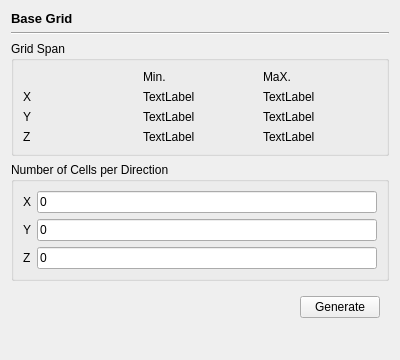
<?xml version="1.0" encoding="UTF-8"?>
<ui version="4.0">
 <class>BaseGridPage</class>
 <widget class="QWidget" name="BaseGridPage">
  <property name="geometry">
   <rect>
    <x>0</x>
    <y>0</y>
    <width>400</width>
    <height>360</height>
   </rect>
  </property>
  <property name="windowTitle">
   <string>Form</string>
  </property>
  <layout class="QVBoxLayout" name="verticalLayout">
   <item>
    <widget class="QLabel" name="label">
     <property name="font">
      <font>
       <pointsize>10</pointsize>
       <bold>true</bold>
      </font>
     </property>
     <property name="text">
      <string>Base Grid</string>
     </property>
    </widget>
   </item>
   <item>
    <widget class="Line" name="line">
     <property name="orientation">
      <enum>Qt::Horizontal</enum>
     </property>
    </widget>
   </item>
   <item>
    <widget class="QGroupBox" name="groupBox">
     <property name="title">
      <string>Grid Span</string>
     </property>
     <layout class="QGridLayout" name="gridLayout">
      <item row="1" column="0">
       <widget class="QLabel" name="label_7">
        <property name="text">
         <string>X</string>
        </property>
       </widget>
      </item>
      <item row="3" column="0">
       <widget class="QLabel" name="label_9">
        <property name="text">
         <string>Z</string>
        </property>
       </widget>
      </item>
      <item row="0" column="2">
       <widget class="QLabel" name="label_4">
        <property name="text">
         <string>MaX.</string>
        </property>
       </widget>
      </item>
      <item row="0" column="1">
       <widget class="QLabel" name="label_2">
        <property name="text">
         <string>Min.</string>
        </property>
       </widget>
      </item>
      <item row="2" column="0">
       <widget class="QLabel" name="label_8">
        <property name="text">
         <string>Y</string>
        </property>
       </widget>
      </item>
      <item row="1" column="1">
       <widget class="QLabel" name="xMin">
        <property name="text">
         <string>TextLabel</string>
        </property>
       </widget>
      </item>
      <item row="1" column="2">
       <widget class="QLabel" name="xMax">
        <property name="text">
         <string>TextLabel</string>
        </property>
       </widget>
      </item>
      <item row="2" column="1">
       <widget class="QLabel" name="yMin">
        <property name="text">
         <string>TextLabel</string>
        </property>
       </widget>
      </item>
      <item row="2" column="2">
       <widget class="QLabel" name="yMax">
        <property name="text">
         <string>TextLabel</string>
        </property>
       </widget>
      </item>
      <item row="3" column="1">
       <widget class="QLabel" name="zMin">
        <property name="text">
         <string>TextLabel</string>
        </property>
       </widget>
      </item>
      <item row="3" column="2">
       <widget class="QLabel" name="zMax">
        <property name="text">
         <string>TextLabel</string>
        </property>
       </widget>
      </item>
     </layout>
    </widget>
   </item>
   <item>
    <widget class="QGroupBox" name="groupBox_2">
     <property name="title">
      <string>Number of Cells per Direction</string>
     </property>
     <layout class="QFormLayout" name="formLayout">
      <item row="0" column="0">
       <widget class="QLabel" name="label_12">
        <property name="text">
         <string>X</string>
        </property>
       </widget>
      </item>
      <item row="0" column="1">
       <widget class="QLineEdit" name="numCellsX">
        <property name="text">
         <string>0</string>
        </property>
       </widget>
      </item>
      <item row="1" column="0">
       <widget class="QLabel" name="label_10">
        <property name="text">
         <string>Y</string>
        </property>
       </widget>
      </item>
      <item row="1" column="1">
       <widget class="QLineEdit" name="numCellsY">
        <property name="text">
         <string>0</string>
        </property>
       </widget>
      </item>
      <item row="2" column="0">
       <widget class="QLabel" name="label_11">
        <property name="text">
         <string>Z</string>
        </property>
       </widget>
      </item>
      <item row="2" column="1">
       <widget class="QLineEdit" name="numCellsZ">
        <property name="text">
         <string>0</string>
        </property>
       </widget>
      </item>
     </layout>
    </widget>
   </item>
   <item>
    <widget class="QWidget" name="widget" native="true">
     <layout class="QHBoxLayout" name="horizontalLayout">
      <item>
       <spacer name="horizontalSpacer">
        <property name="orientation">
         <enum>Qt::Horizontal</enum>
        </property>
        <property name="sizeHint" stdset="0">
         <size>
          <width>40</width>
          <height>20</height>
         </size>
        </property>
       </spacer>
      </item>
      <item>
       <widget class="QPushButton" name="generate">
        <property name="text">
         <string>Generate</string>
        </property>
       </widget>
      </item>
     </layout>
    </widget>
   </item>
   <item>
    <spacer name="verticalSpacer">
     <property name="orientation">
      <enum>Qt::Vertical</enum>
     </property>
     <property name="sizeHint" stdset="0">
      <size>
       <width>20</width>
       <height>40</height>
      </size>
     </property>
    </spacer>
   </item>
  </layout>
 </widget>
 <resources/>
 <connections/>
</ui>
